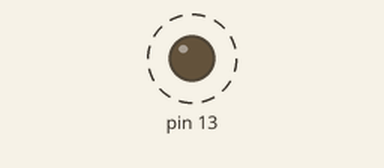
Bench run of a sketch on a simulated Arduino Uno, built with avr-gcc and run on an emulated ATmega328P. On the bench: output pins drawn as LEDs (lit = HIGH). Dashed ring = blinking.

Above: at 36.0 s.
Timing chart, 0 to 36.3 s (numbered marks = the images above):
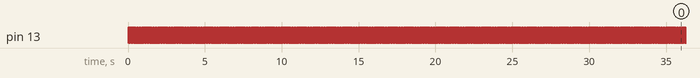

The sketch:

10C.ino
```cpp
void setup() {
pinMode(13,OUTPUT);

}

void loop() {
digitalWrite(13,HIGH);
delay(40);
digitalWrite(13,LOW);
delay(40);
}
```

Measured:
- by itself, pin 13: alternates HIGH for 0.04 s and LOW for 0.04 s
